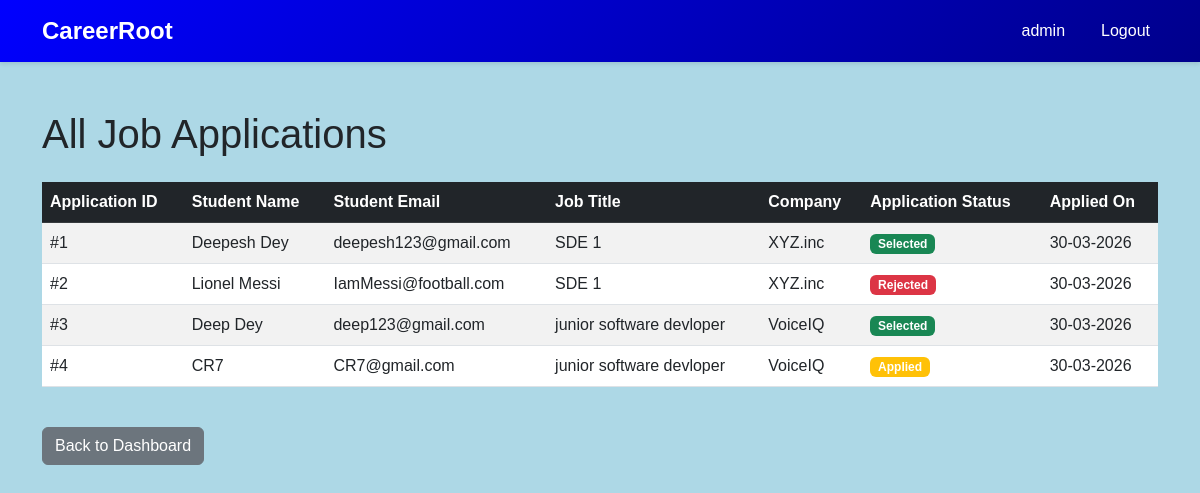
/admin/applications (signed in), run on an earlier commit of the app's database.
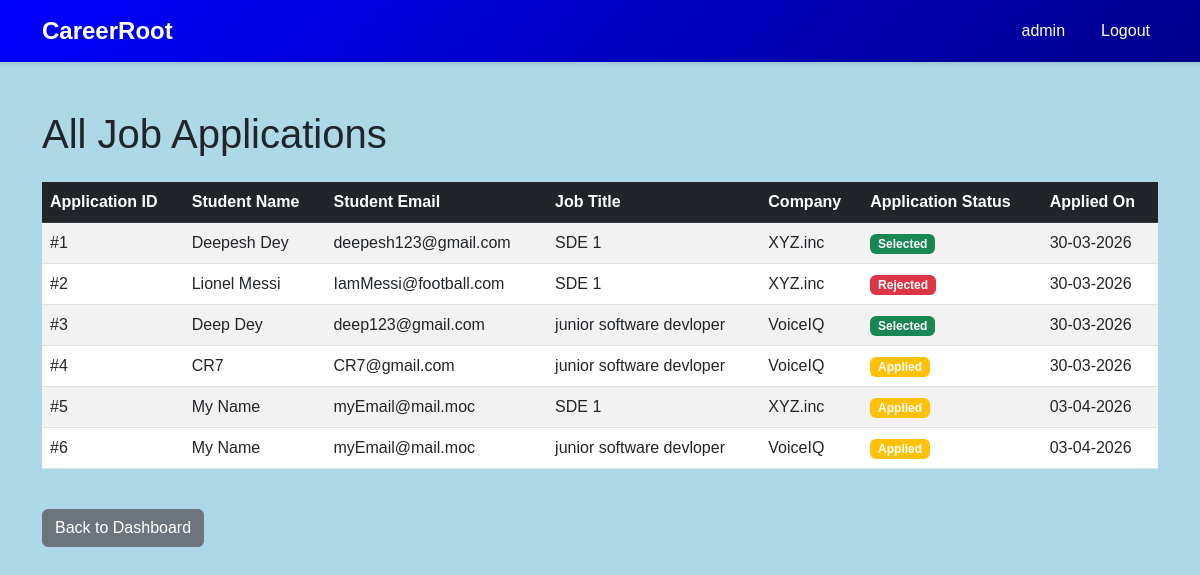
And on a later commit of the database.
### core/database/models.py (models this page shows, shortened)
class Application(db.Model):
    __tablename__ = 'application'
    application_id = db.Column(db.Integer, primary_key=True, autoincrement=True)
    student_id = db.Column(db.Integer, db.ForeignKey('student.student_id'), nullable=False)
    drive_id = db.Column(db.Integer, db.ForeignKey('placement_drive.drive_id'), nullable=False)
    application_date = db.Column(db.DateTime, default=datetime.utcnow)
    status = db.Column(
        db.String(20),
        default=ApplicationStatus.APPLIED.value,
        nullable=False
    )  #Applied, Shortlisted, Selected, Rejected
    created_at = db.Column(db.DateTime, default=datetime.utcnow)
    updated_at = db.Column(db.DateTime, default=datetime.utcnow, onupdate=datetime.utcnow)
    placement = db.relationship('Placement', backref='application', uselist=False, cascade='all, delete-orphan')
    __table_args__ = (db.UniqueConstraint('student_id', 'drive_id', name='unique_student_drive'),)

class Student(db.Model):
    __tablename__ = 'student'
    student_id = db.Column(db.Integer, primary_key=True, autoincrement=True)
    name = db.Column(db.String(150), nullable=False)
    email = db.Column(db.String(120), unique=True, nullable=False)
    password = db.Column(db.String(255), nullable=False)
    phone = db.Column(db.String(15), nullable=True)
    department = db.Column(db.String(100), nullable=True)
    cgpa = db.Column(db.Float, nullable=True)
    resume_path = db.Column(db.String(255), nullable=True)  # Path to uploaded resume
    blacklist_status = db.Column(db.Boolean, default=False)  # True = blacklisted
    created_at = db.Column(db.DateTime, default=datetime.utcnow)
    updated_at = db.Column(db.DateTime, default=datetime.utcnow, onupdate=datetime.utcnow)
    applications = db.relationship('Application', backref='student', lazy=True, cascade='all, delete-orphan')
    placements = db.relationship('Placement', backref='student', lazy=True, cascade='all, delete-orphan')

class PlacementDrive(db.Model):
    __tablename__ = 'placement_drive'
    drive_id = db.Column(db.Integer, primary_key=True, autoincrement=True)
    company_id = db.Column(db.Integer, db.ForeignKey('company.company_id'), nullable=False)
    job_title = db.Column(db.String(150), nullable=False)
    job_description = db.Column(db.Text, nullable=True)
    eligibility_criteria = db.Column(db.Text, nullable=True)
    skills_required = db.Column(db.Text, nullable=True)  #comma separated skills
    experience_required = db.Column(db.String(100), nullable=True)  #e.g., 0-2 years
    salary_range = db.Column(db.String(100), nullable=True)  #e.g., 5-8 LPA
    application_deadline = db.Column(db.DateTime, nullable=False)
    status = db.Column(
        db.String(20),
        default=DriveStatus.PENDING.value,
        nullable=False
    )  # pending, aproved, closed
    created_at = db.Column(db.DateTime, default=datetime.utcnow)
    updated_at = db.Column(db.DateTime, default=datetime.utcnow, onupdate=datetime.utcnow)
    applications = db.relationship('Application', backref='drive', lazy=True, cascade='all, delete-orphan')
    placements = db.relationship('Placement', backref='drive', lazy=True, cascade='all, delete-orphan')

class Company(db.Model):
    __tablename__ = 'company'
    company_id = db.Column(db.Integer, primary_key=True, autoincrement=True)
    company_name = db.Column(db.String(150), nullable=False)
    email = db.Column(db.String(120), unique=True, nullable=False)
    password = db.Column(db.String(255), nullable=False)
    hr_contact = db.Column(db.String(100), nullable=True)
    website = db.Column(db.String(255), nullable=True)
    approval_status = db.Column(
        db.String(20),
        default=ApprovalStatus.PENDING.value,
        nullable=False
    )  #pending/aproved/rejected
    blacklist_status = db.Column(db.Boolean, default=False)  # True = blacklisted
    created_at = db.Column(db.DateTime, default=datetime.utcnow)
    updated_at = db.Column(db.DateTime, default=datetime.utcnow, onupdate=datetime.utcnow)
    drives = db.relationship('PlacementDrive', backref='company', lazy=True, cascade='all, delete-orphan')

### core/routes/admin.py (the view)
@admin_bp.route('/applications')
def view_applications():
    if not check_admin():
        return redirect(url_for('auth.homepage'))
    all_applications = Application.query.all()
    return render_template('admin_view_applications.html', applications=all_applications)

### core/routes/admin.py (called while the page is built)
def check_admin():
    if session.get('user_type') != 'admin':
        flash('Unauthorized access', 'danger')
        return False
    return True

### templates/admin_view_applications.html (shortened to what this page needs)
{% extends "base.html" %}
{% block content %}
<div class="mt-5">
    <h1 class="mb-4">All Job Applications</h1>
    {% if applications %}
        <div class="table-responsive">
            <table class="table table-hover table-striped">
                <thead class="table-dark">
                    <tr>
                        <th>Application ID</th>
                        <th>Student Name</th>
                        <th>Student Email</th>
                        <th>Job Title</th>
                        <th>Company</th>
                        <th>Application Status</th>
                        <th>Applied On</th>
                    </tr>
                </thead>
                <tbody>
                    {% for app in applications %}
                        <tr>
                            <td>#{{ app.application_id }}</td>
                            <td>{{ app.student.name }}</td>
                            <td>{{ app.student.email }}</td>
                            <td>{{ app.drive.job_title }}</td>
                            <td>{{ app.drive.company.company_name }}</td>
                            <td>
                                {% if app.status == 'Selected' %}
                                    <span class="badge bg-success">{{ app.status }}</span>
                                {% elif app.status == 'Shortlisted' %}
                                    <span class="badge bg-info">{{ app.status }}</span>
                                {% elif app.status == 'Rejected' %}
                                    <span class="badge bg-danger">{{ app.status }}</span>
                                {% else %}
                                    <span class="badge bg-warning">{{ app.status }}</span>
                                {% endif %}
                            </td>
                            <td>{{ app.application_date.strftime('%d-%m-%Y') }}</td>
                        </tr>
                    {% endfor %}
                </tbody>
            </table>
        </div>
    {% else %}
        <div class="alert alert-info">
            <strong>No applications found.</strong>
        </div>
    {% endif %}
    <div class="mt-4">
        <a href="{{ url_for('admin.admin_dashboard') }}" class="btn btn-secondary">Back to Dashboard</a>
    </div>
</div>
{% endblock %}

### templates/base.html (shortened to what this page needs)
<!DOCTYPE html>
<html lang="en">
<head>
    <link href="https://cdn.jsdelivr.net/npm/bootstrap@5.3.0/dist/css/bootstrap.min.css" rel="stylesheet">
</head>
<body>
    <nav class="navbar navbar-expand navbar-dark">
        <div class="container">
            <a class="navbar-brand" href="/">CareerRoot</a>
            <ul class="navbar-nav ms-auto">
                {% if session.get('user_type') %}
                    <li class="nav-item">
                        <span class="nav-link">{{ session.get('username') }}</span>
                    </li>
                    <li class="nav-item">
                        <a class="nav-link" href="{{ url_for('auth.logout') }}">Logout</a>
                    </li>
                {% else %}
                    <li class="nav-item">
                        <a class="nav-link" href="{{ url_for('auth.login') }}">Login</a>
                    </li>
                {% endif %}
            </ul>
        </div>
    </nav>
    <div class="container">
        {% block content %}{% endblock %}
    </div>
</body>
</html>

### templates/base.html (style rules this page uses)
:root { --primary-color: blue; --secondary-color: darkblue; --danger-color: red; --success-color: green; }
body { font-family: 'Arial', sans-serif; background-color: lightblue; }
.navbar { background: linear-gradient(135deg, var(--primary-color) 0%, var(--secondary-color) 100%); box-shadow: 0 2px 4px rgba(0,0,0,0.1); }
.navbar-brand { font-weight: 700; font-size: 1.5rem; }
.nav-link { color: white !important; margin-left: 20px; }

What changed in the data, as far as the page shows it:
added Application: application_id "5", student.name "My Name", student.email "myEmail@mail.moc", drive.job_title "SDE 1", drive.company.company_name "XYZ.inc", status "Applied", application_date "03-04-2026"
added Application: application_id "6", student.name "My Name", student.email "myEmail@mail.moc", drive.job_title "junior software devloper", drive.company.company_name "VoiceIQ", status "Applied", application_date "03-04-2026"
